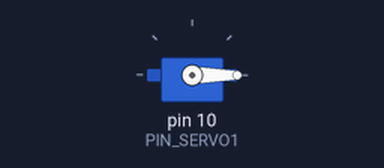
A sketch run on a simulated Arduino Uno, built with avr-gcc and run on an emulated ATmega328P. Parts: servo. Wiring (inferred from the names in the program): servo: signal pin 10. Servo pulses on a pin are drawn as a servo (544–2400 µs = 0–180°).

Above: at 0.05 s.
Timing chart, 0 to 5.8 s (numbered marks = the images above):
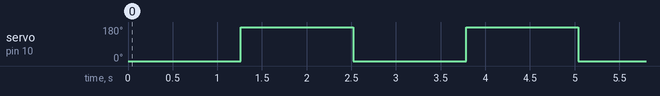

The sketch:

SERVOS_SIN_LIBRERIAS_tres_motores.ino
```cpp
int PIN_SERVO1=10;
int GRA1_SER1=0;
int GRA2_SER1=180;
/*///////////////////////////
int PIN_SERVO2=11;
int GRA1_SER2=100;
int GRA2_SER2=140;
//////////////////////////
int PIN_SERVO3=12;
int GRA1_SER3=120;
int GRA2_SER3=100;*/
float pausa;

void setup() {

}

void loop() {
  Servo1 ();
 /* Servo2 ();
  Servo3 ();*/

}
void moverServo1 (int pin, int angulo)
{
  for(int i=0;i<30;i++)

    {

   pinMode(pin,OUTPUT);
   pausa = angulo*2000.0/180.0 + 500;
   digitalWrite(pin, HIGH);
   delayMicroseconds(pausa);
   digitalWrite(pin, LOW);
   delayMicroseconds(25000-pausa);
    }
 }
 ///////////////////////////////////////
/* void moverServo2 (int pin, int angulo)
{
   pinMode(pin,OUTPUT);
   pausa = angulo*2000.0/180.0 + 500;
   digitalWrite(pin, HIGH);
   delayMicroseconds(pausa);
   digitalWrite(pin, LOW);
   delayMicroseconds(25000-pausa);
   /////////////////
    lcd.setCursor(0,0);
    lcd.print("servo 2 ");
    lcd.print(GRA1_SER2);
    lcd.print("-");
    lcd.print(GRA2_SER2);
 }
 ///////////////////////
 ///////////////////////////////////////
 void moverServo3 (int pin, int angulo)
{
   pinMode(pin,OUTPUT);
   pausa = angulo*2000.0/180.0 + 500;
   digitalWrite(pin, HIGH);
   delayMicroseconds(pausa);
   digitalWrite(pin, LOW);
   delayMicroseconds(25000-pausa);
   /////////////////
    lcd.setCursor(0,0);
    lcd.print("servo 3 ");
    lcd.print(GRA1_SER3);
    lcd.print("-");
    lcd.print(GRA2_SER3);
 }*/
 ///////////////////////
 ////funiones de repetir
 void Servo1 ()
 {
    moverServo1(PIN_SERVO1, GRA1_SER1);
    delay(1000);

    moverServo1(PIN_SERVO1, GRA2_SER1);
    delay(1000);

 }
 //////////////////
 /*void Servo2 ()
 {
   for(int i=0;i<30;i++)
    {
    moverServo2(PIN_SERVO2, GRA1_SER2);
    }
    delay(1000);
    lcd.clear();
    for(int i=0;i<30;i++)
    {
    moverServo2(PIN_SERVO2, GRA2_SER2);
    }
    delay(1000);
    lcd.clear();
 }
 //////////////////
 void Servo3 ()
 {
   for(int i=0;i<30;i++)
    {
    moverServo3(PIN_SERVO3, GRA1_SER3);
    }
    delay(1000);
    lcd.clear();
    for(int i=0;i<30;i++)
    {
    moverServo3(PIN_SERVO3, GRA2_SER3);
    }
    delay(1000);
    lcd.clear();
 }*/
```

Measured:
- by itself, servo on pin 10 (PIN_SERVO1): alternates 180° for 1.3 s and 0° for 1.3 s
